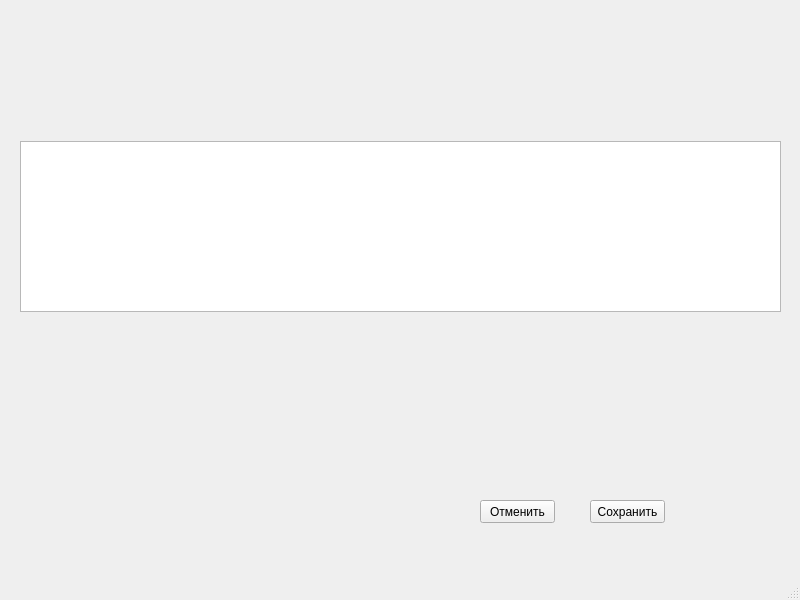
<?xml version="1.0" encoding="UTF-8"?>
<ui version="4.0">
 <class>MainWindow</class>
 <widget class="QMainWindow" name="MainWindow">
  <property name="geometry">
   <rect>
    <x>0</x>
    <y>0</y>
    <width>800</width>
    <height>600</height>
   </rect>
  </property>
  <property name="windowTitle">
   <string>MainWindow</string>
  </property>
  <widget class="QWidget" name="centralwidget">
   <widget class="QPushButton" name="btn_exit">
    <property name="geometry">
     <rect>
      <x>480</x>
      <y>500</y>
      <width>75</width>
      <height>23</height>
     </rect>
    </property>
    <property name="text">
     <string>Отменить</string>
    </property>
   </widget>
   <widget class="QPushButton" name="btn_save">
    <property name="geometry">
     <rect>
      <x>590</x>
      <y>500</y>
      <width>75</width>
      <height>23</height>
     </rect>
    </property>
    <property name="text">
     <string>Сохранить</string>
    </property>
   </widget>
   <widget class="QTableWidget" name="tableWidget">
    <property name="geometry">
     <rect>
      <x>20</x>
      <y>141</y>
      <width>761</width>
      <height>171</height>
     </rect>
    </property>
   </widget>
  </widget>
  <widget class="QMenuBar" name="menubar">
   <property name="geometry">
    <rect>
     <x>0</x>
     <y>0</y>
     <width>800</width>
     <height>21</height>
    </rect>
   </property>
  </widget>
  <widget class="QStatusBar" name="statusbar"/>
 </widget>
 <resources/>
 <connections/>
</ui>
